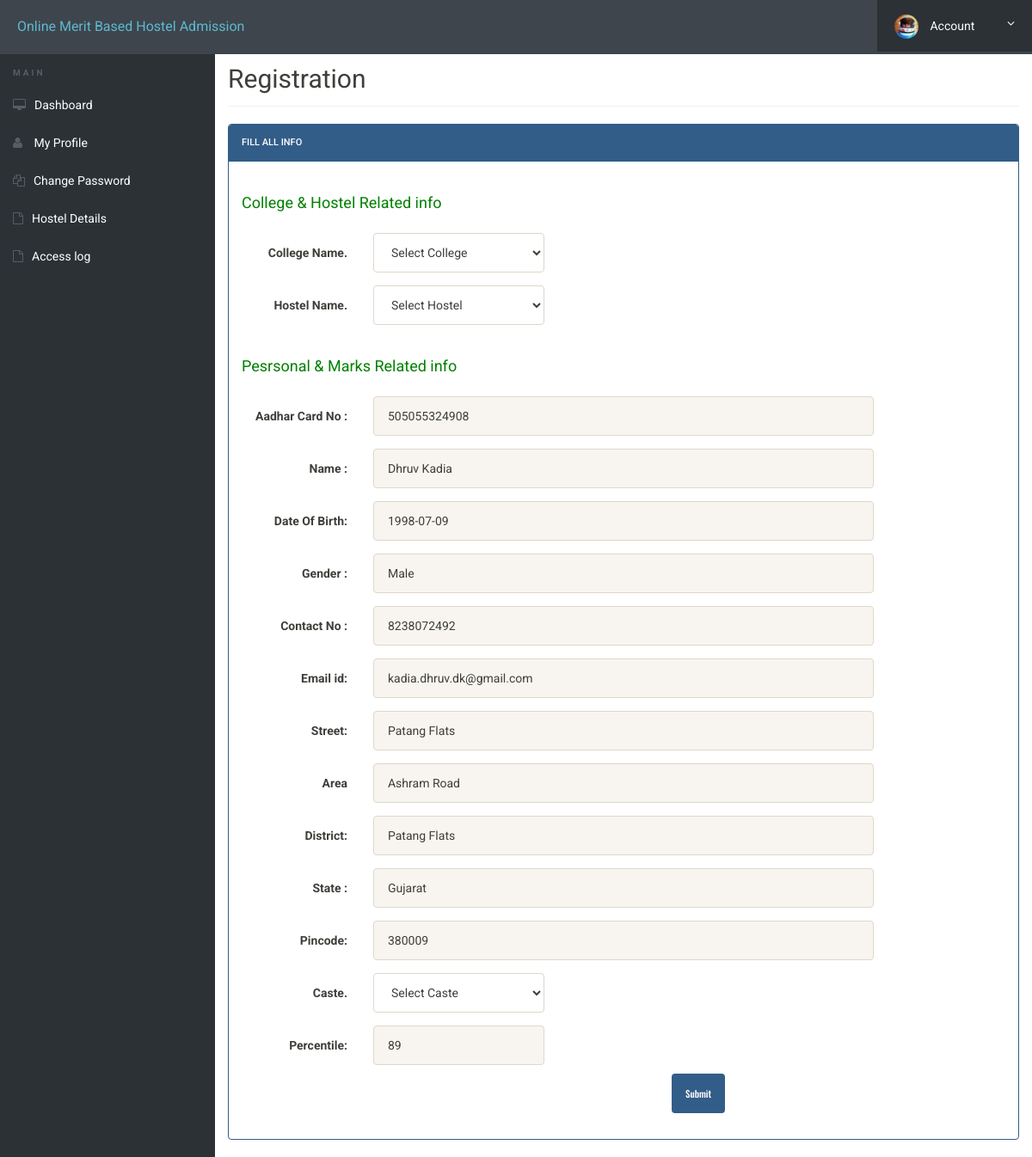
/book-hostel.php (signed in), run on the app's committed database.
### tables this page shows
CREATE TABLE `user_reg` (
  `stid` int(5) NOT NULL,
  `aadharno` bigint(12) NOT NULL,
  `fname` varchar(25) NOT NULL,
  `dob` date NOT NULL,
  `gender` varchar(6) NOT NULL,
  `contactno` bigint(10) NOT NULL,
  `email` varchar(50) NOT NULL,
  `password` varchar(15) NOT NULL
);

CREATE TABLE `aadhar_data` (
  `aadharno` bigint(12) NOT NULL,
  `fname` varchar(25) NOT NULL,
  `gender` varchar(6) NOT NULL,
  `street` varchar(25) NOT NULL,
  `area` varchar(25) NOT NULL,
  `district` varchar(25) NOT NULL,
  `state` varchar(25) NOT NULL,
  `pincode` int(6) NOT NULL
);

CREATE TABLE `percentile` (
  `stid` int(11) NOT NULL,
  `per` int(11) NOT NULL
);

### book-hostel.php (the view, shortened to what this page needs)
<?php
include('includes/config.php');
?>
<!doctype html>
<html lang="en" class="no-js">
<head>
	<link rel="stylesheet" href="css/font-awesome.min.css">
	<link rel="stylesheet" href="css/bootstrap.min.css">
	<link rel="stylesheet" href="css/dataTables.bootstrap.min.css">>
	<link rel="stylesheet" href="css/bootstrap-social.css">
	<link rel="stylesheet" href="css/bootstrap-select.css">
	<link rel="stylesheet" href="css/fileinput.min.css">
	<link rel="stylesheet" href="css/awesome-bootstrap-checkbox.css">
	<link rel="stylesheet" href="css/style.css">
</head>
<body>
	<?php include('includes/header.php');?>
	<div class="ts-main-content">
		<?php include('includes/sidebar.php');?>
		<div class="content-wrapper">
			<div class="container-fluid">
				<div class="row">
					<div class="col-md-12">
						<h2 class="page-title">Registration </h2>
						<div class="row">
							<div class="col-md-12">
								<div class="panel panel-primary">
									<div class="panel-heading">Fill all Info</div>
									<div class="panel-body">
										<form method="post" action="confirmhostel.php" class="form-horizontal">
											<div class="form-group">
												<label class="col-sm-4 control-label"><h4 style="color: green" align="left">College & Hostel Related info </h4> </label>
												</div>
												<div class="form-group">
												<label class="col-sm-2 control-label">College Name. </label>
												<div class="col-sm-3">
												<select name="cid" id="cid" class="form-control"  required>
												<option value="">Select College</option>
												</select>
												</div>
												</div>
													<div class="form-group">
												<label class="col-sm-2 control-label">Hostel Name. </label>
												<div class="col-sm-3">
												<select name="hid" id="hid" class="form-control"  required>
												<option value="">Select Hostel</option>
												</select>
												</div>
												</div>
												<div class="form-group">
												<label class="col-sm-4 control-label"><h4 style="color: green" align="left">Pesrsonal & Marks Related info </h4> </label>
												</div>
												<?php
												$aid=$_SESSION['id'];
													$ret="select * from user_reg where stid=?";
														$stmt= $mysqli->prepare($ret) ;
													 $stmt->bind_param('i',$aid);
													 $stmt->execute() ;
													 $res=$stmt->get_result();
													 while($row=$res->fetch_object())
													  {
													  	?>
													  	<div class="form-group">
					<label class="col-sm-2 control-label"> Aadhar Card No : </label>
					<div class="col-sm-8">
						<input type="text" name="aadharno" id="aadharno"  class="form-control" value="<?php echo $row->aadharno;?>" disabled>
						</div>
					</div>
										<div class="form-group">
										<label class="col-sm-2 control-label">Name : </label>
										<div class="col-sm-8">
										<input type="text" name="fname" id="fname"  class="form-control" value="<?php echo $row->fname;?>" disabled >
										</div>
										</div>
										<div class="form-group">
										<label class="col-sm-2 control-label">Date Of Birth: </label>
										<div class="col-sm-8">
										<input type="text" name="dob" id="dob"  class="form-control" value="<?php echo $row->dob;?>" disabled>
										</div>
										</div>
										<div class="form-group">
										<label class="col-sm-2 control-label">Gender : </label>
										<div class="col-sm-8">
										<input type="text" name="gender" id="gender"  class="form-control" value="<?php echo $row->gender;?>" disabled>
										</div>
										</div>
										<div class="form-group">
										<label class="col-sm-2 control-label">Contact No : </label>
										<div class="col-sm-8">
										<input type="text" name="contact" id="contact"  class="form-control" value="<?php echo $row->contactno;?>" disabled>
										</div>
										</div>
										<div class="form-group">
										<label class="col-sm-2 control-label">Email id: </label>
										<div class="col-sm-8">
										<input type="email" name="email" id="email"  class="form-control" /*onBlur="checkAvailability()"*/ value="<?php echo $row->email;?>" disabled >
										</div>
										</div>
										<?php } ?>
										<?php
										$rs1= mysqli_query($mysqli,"select aadharno from user_reg where stid='".$_SESSION['id']."'");
										$n=  mysqli_fetch_array($rs1);
										$rs2= mysqli_query($mysqli,"select * from aadhar_data where aadharno='".$n['aadharno']."'");
										$n1=  mysqli_fetch_array($rs2);
										?>
										<div class="form-group">
										<label class="col-sm-2 control-label">Street: </label>
										<div class="col-sm-8">
										<input type="text"  class="form-control" value="<?php echo $n1['street'];?>" disabled>
										</div>
										</div>
										<div class="form-group">
										<label class="col-sm-2 control-label">Area </label>
										<div class="col-sm-8">
										<input type="text"   class="form-control" value="<?php echo $n1['area'];?>" disabled>
										</div>
										</div>
										<div class="form-group">
										<label class="col-sm-2 control-label">District: </label>
										<div class="col-sm-8">
										<input type="text"  class="form-control" value="<?php echo $n1['street'];?>" disabled>
										</div>
										</div>
										<div class="form-group">
										<label class="col-sm-2 control-label">State : </label>
										<div class="col-sm-8">
										<input type="text"   class="form-control" value="<?php echo $n1['state'];?>" disabled>
										</div>
										</div>
										<div class="form-group">
										<label class="col-sm-2 control-label">Pincode: </label>
										<div class="col-sm-8">
										<input type="text" name="pincode" id="pincode" class="form-control" value="<?php echo $n1['pincode'];?>" disabled>
										</div>
										</div>
										<div class="form-group">
												<label class="col-sm-2 control-label">Caste. </label>
												<div class="col-sm-3">
												<select name="caid" id="caid" class="form-control"  required>
												<option value="">Select Caste</option>
												</select>
												</div>
												</div>
												<?php
												$rs1= mysqli_query($mysqli,"select per from percentile where stid='".$_SESSION['id']."'");
												$n3=  mysqli_fetch_array($rs1);?>
													<div class="form-group">
												<label class="col-sm-2 control-label">Percentile: </label>
												<div class="col-sm-3">
												<input type="text"  class="form-control" name="per" id="per" value="<?php echo $n3['per'];?>" disabled>
												</div>
												<div class="col-sm-6 col-sm-offset-4" style=" margin-top: 10px; margin-left: 500px;">
													<input type="submit" name="submit" Value="Submit" class="btn btn-primary btn-md" >
												</div>
												</div>
										</form>
									</div>
									</div>
								</div>
							</div>
						</div>
							</div>
						</div>
					</div>
				</div>
</body>
</html>

### css/style.css (style rules this page uses)
html { font-size: 14px; }
@media only screen and (min-width: 480px) { html { font-size: 17px; } }
@media only screen and (min-width: 768px) { html { font-size: 14px; } }
body { font-size: 1em; }
.btn { font-family: 'Oswald', sans-serif; }
.panel { overflow: hidden; }
.btn { text-transform: none; }
.page-title { padding-bottom: 15px; margin-bottom: 20px; border-bottom: 1px solid #f0f0f0; }
.ts-main-content .content-wrapper { padding-top: 15px; margin-top: 20px; }
@media only screen and (min-width: 992px) { .ts-main-content .content-wrapper { margin-left: 250px; } }

### data on the page
user_reg: aadharno "505055324908", fname "Dhruv Kadia", dob "1998-07-09", gender "Male", contact "8238072492", email "kadia.dhruv.dk@gmail.com"
aadhar_data: street "Patang Flats", area "Ashram Road", state "Gujarat", pincode "380009"
percentile: per "89"
